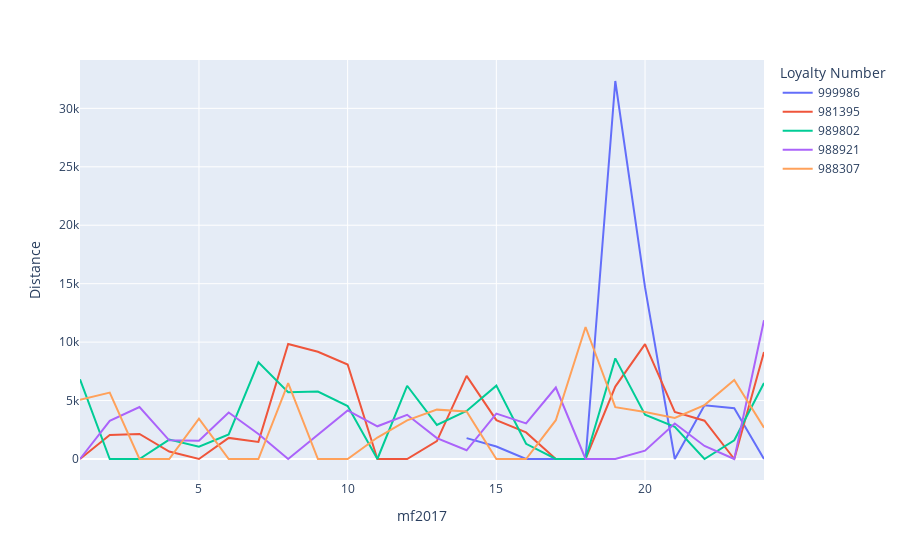

Here is the notebook cell this chart was saved with:
### Markdown cell above
## Trend Visualization

### Code cell
import plotly.express as px

px.line(df[df["Loyalty Number"].isin(ln[:5])], x="mf2017", y="Distance", color="Loyalty Number")

### Figure 1 — Plotly figure (JSON) as saved in the notebook; plotly's stock layout.template omitted (floating-point values rounded to 4 significant figures)
{"data": [{"hovertemplate": "Loyalty Number=999986<br>mf2017=%{x}<br>Distance=%{y}<extra></extra>", "legendgroup": "999986", "line": {"color": "#636efa", "dash": "solid"}, "marker": {"symbol": "circle"}, "mode": "lines", "name": "999986", "orientation": "v", "showlegend": true, "type": "scatter", "x": [24, 23, 22, 21, 20, 19, 18, 17, 16, 15, 14], "xaxis": "x", "y": [0, 4338, 4588, 0, 14680, 32340, 0, 0, 0, 1069, 1786], "yaxis": "y"}, {"hovertemplate": "Loyalty Number=981395<br>mf2017=%{x}<br>Distance=%{y}<extra></extra>", "legendgroup": "981395", "line": {"color": "#EF553B", "dash": "solid"}, "marker": {"symbol": "circle"}, "mode": "lines", "name": "981395", "orientation": "v", "showlegend": true, "type": "scatter", "x": [24, 23, 22, 21, 20, 19, 18, 17, 16, 15, 14, 13, 12, 11, 10, 9, 8, 7, 6, 5, 4, 3, 2, 1], "xaxis": "x", "y": [9160, 0, 3276, 4020, 9828, 6198, 0, 0, 2277, 3328, 7113, 1534, 0, 0, 8084, 9176, 9845, 1465, 1806, 0, 641, 2145, 2058, 0], "yaxis": "y"}, {"hovertemplate": "Loyalty Number=989802<br>mf2017=%{x}<br>Distance=%{y}<extra></extra>", "legendgroup": "989802", "line": {"color": "#00cc96", "dash": "solid"}, "marker": {"symbol": "circle"}, "mode": "lines", "name": "989802", "orientation": "v", "showlegend": true, "type": "scatter", "x": [24, 23, 22, 21, 20, 19, 18, 17, 16, 15, 14, 13, 12, 11, 10, 9, 8, 7, 6, 5, 4, 3, 2, 1], "xaxis": "x", "y": [6500, 1606, 0, 2756, 3782, 8610, 0, 0, 1301, 6276, 4112, 2916, 6265, 0, 4526, 5769, 5710, 8272, 2100, 1051, 1664, 0, 0, 6816], "yaxis": "y"}, {"hovertemplate": "Loyalty Number=988921<br>mf2017=%{x}<br>Distance=%{y}<extra></extra>", "legendgroup": "988921", "line": {"color": "#ab63fa", "dash": "solid"}, "marker": {"symbol": "circle"}, "mode": "lines", "name": "988921", "orientation": "v", "showlegend": true, "type": "scatter", "x": [24, 23, 22, 21, 20, 19, 18, 17, 16, 15, 14, 13, 12, 11, 10, 9, 8, 7, 6, 5, 4, 3, 2, 1], "xaxis": "x", "y": [11880, 0, 1117, 3038, 711, 0, 0, 6117, 3048, 3878, 745, 1784, 3783, 2798, 4150, 2116, 0, 2146, 3978, 1569, 1598, 4442, 3258, 0], "yaxis": "y"}, {"hovertemplate": "Loyalty Number=988307<br>mf2017=%{x}<br>Distance=%{y}<extra></extra>", "legendgroup": "988307", "line": {"color": "#FFA15A", "dash": "solid"}, "marker": {"symbol": "circle"}, "mode": "lines", "name": "988307", "orientation": "v", "showlegend": true, "type": "scatter", "x": [24, 23, 22, 21, 20, 19, 18, 17, 16, 15, 14, 13, 12, 11, 10, 9, 8, 7, 6, 5, 4, 3, 2, 1], "xaxis": "x", "y": [2675, 6765, 4612, 3514, 4014, 4435, 11292, 3320, 0, 0, 4059, 4224, 3308, 1835, 0, 0, 6496, 0, 0, 3445, 0, 0, 5679, 5060], "yaxis": "y"}], "layout": {"legend": {"title": {"text": "Loyalty Number"}, "tracegroupgap": 0}, "margin": {"t": 60}, "xaxis": {"anchor": "y", "domain": [0, 1], "title": {"text": "mf2017"}}, "yaxis": {"anchor": "x", "domain": [0, 1], "title": {"text": "Distance"}}}}
